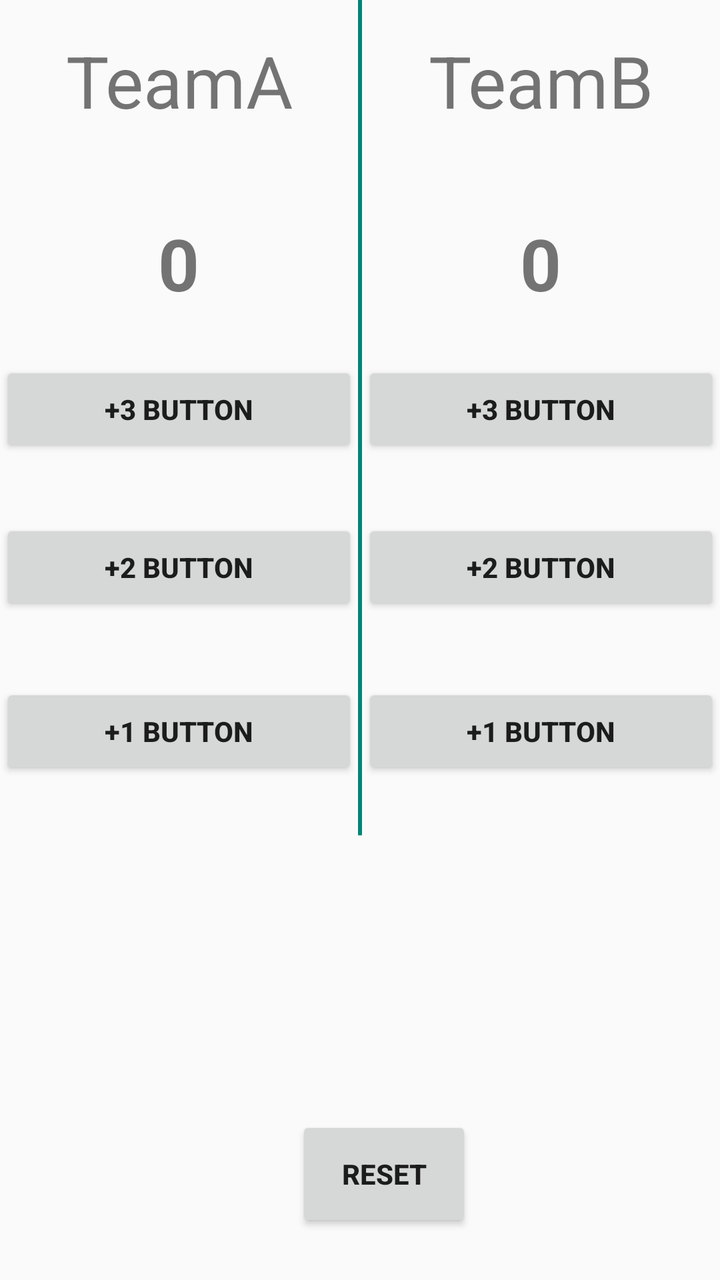
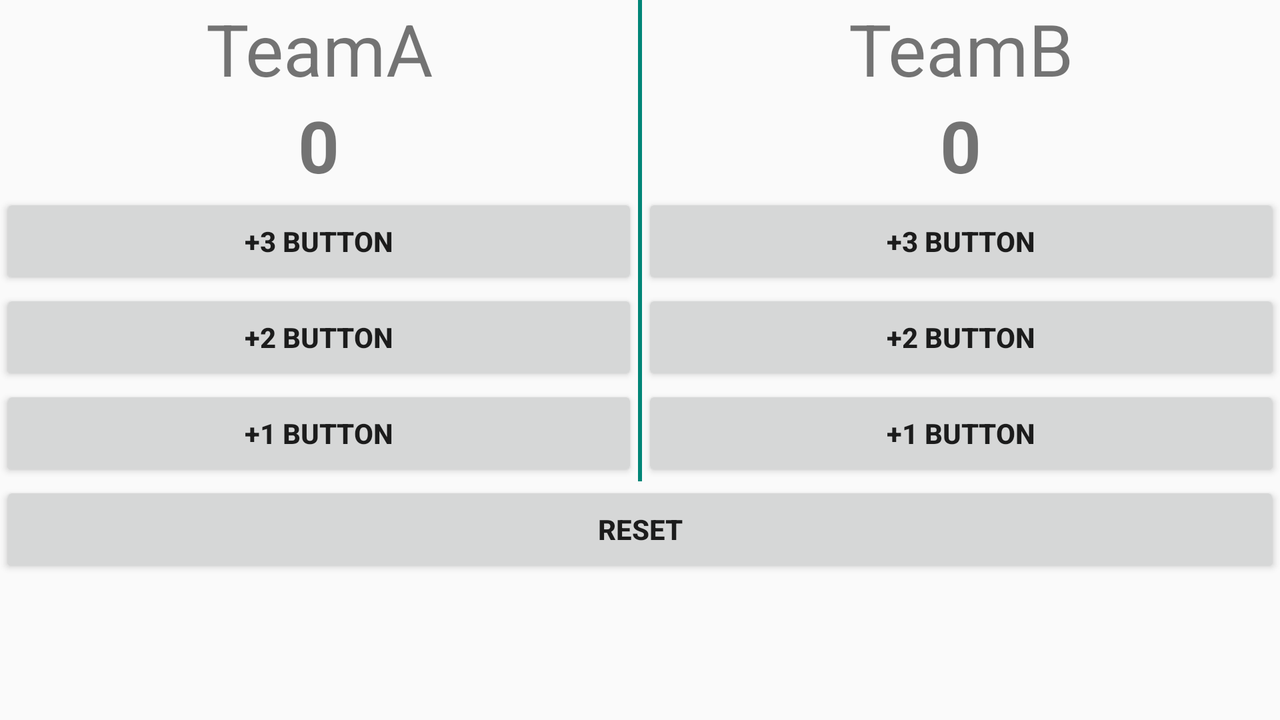

First picture: res/layout/ on a phone held upright. Second picture: the repository's own variant of that layout, on a device whose configuration matches the variant's folder. Source for both follows.
<!-- AndroidManifest.xml: application theme AppTheme -->
<!-- res/layout/activity_main2.xml -->
<?xml version="1.0" encoding="utf-8"?>
<android.support.constraint.ConstraintLayout xmlns:android="http://schemas.android.com/apk/res/android"
    xmlns:app="http://schemas.android.com/apk/res-auto"
    xmlns:tools="http://schemas.android.com/tools"
    android:layout_width="match_parent"
    android:layout_height="match_parent"
    tools:context=".Main2Activity">


    <LinearLayout
        android:layout_width="match_parent"
        android:layout_height="wrap_content"
        android:orientation="horizontal">

        <LinearLayout
            android:layout_width="match_parent"
            android:layout_height="match_parent"
            android:layout_weight="1"
            android:orientation="vertical">

            <TextView
                android:id="@+id/textView3"
                android:layout_width="match_parent"
                android:layout_height="wrap_content"
                android:layout_marginTop="16dp"
                android:layout_marginBottom="22dp"
                android:text="@string/TeamA"
                android:textAlignment="center"
                android:textSize="36sp"
                app:layout_constraintBottom_toTopOf="@+id/textView4"
                app:layout_constraintEnd_toEndOf="parent"
                app:layout_constraintStart_toStartOf="parent"
                app:layout_constraintTop_toTopOf="parent" />

            <TextView
                android:id="@+id/textView4"
                android:layout_width="match_parent"
                android:layout_height="wrap_content"
                android:layout_marginTop="21dp"
                android:layout_marginBottom="18dp"
                android:text="0"
                android:textAlignment="center"
                android:textSize="36sp"
                android:textStyle="bold"
                app:layout_constraintBottom_toTopOf="@+id/b3utton"
                app:layout_constraintEnd_toEndOf="parent"
                app:layout_constraintStart_toStartOf="parent"
                app:layout_constraintTop_toBottomOf="@+id/textView3" />

            <Button
                android:id="@+id/b3utton"
                android:layout_width="match_parent"
                android:layout_height="wrap_content"
                android:layout_marginTop="7dp"
                android:layout_marginBottom="20dp"
                android:text="@string/button3"
                android:textAlignment="center"
                android:textStyle="bold"
                app:layout_constraintBottom_toTopOf="@+id/b2utton"
                app:layout_constraintEnd_toEndOf="parent"
                app:layout_constraintStart_toStartOf="parent"
                app:layout_constraintTop_toBottomOf="@+id/textView4" />

            <Button
                android:id="@+id/b2utton"
                android:layout_width="match_parent"
                android:layout_height="wrap_content"
                android:layout_marginTop="11dp"
                android:layout_marginBottom="22dp"
                android:text="@string/button2"
                android:textAlignment="center"
                android:textStyle="bold"
                app:layout_constraintBottom_toTopOf="@+id/b1utton"
                app:layout_constraintEnd_toEndOf="parent"
                app:layout_constraintStart_toStartOf="parent"
                app:layout_constraintTop_toBottomOf="@+id/b3utton" />

            <Button
                android:id="@+id/b1utton"
                android:layout_width="match_parent"
                android:layout_height="wrap_content"
                android:layout_marginTop="12dp"
                android:layout_marginBottom="28dp"
                android:text="@string/button1"
                android:textAlignment="center"
                android:textStyle="bold"
                app:layout_constraintBottom_toTopOf="@+id/buttonSet"
                app:layout_constraintEnd_toEndOf="parent"
                app:layout_constraintStart_toStartOf="parent"
                app:layout_constraintTop_toBottomOf="@+id/b2utton" />

        </LinearLayout>

        <TextView
            android:layout_width="2dp"
            android:layout_height="match_parent"
            android:background="@color/colorPrimary"/>

        <LinearLayout
            android:layout_width="match_parent"
            android:layout_height="match_parent"
            android:layout_weight="1"
            android:orientation="vertical">

            <TextView
                android:id="@+id/textView3b"
                android:layout_width="match_parent"
                android:layout_height="wrap_content"
                android:layout_marginTop="16dp"
                android:layout_marginBottom="22dp"
                android:text="@string/TeamB"
                android:textAlignment="center"
                android:textSize="36sp"
                app:layout_constraintBottom_toTopOf="@+id/textView4"
                app:layout_constraintEnd_toEndOf="parent"
                app:layout_constraintStart_toStartOf="parent"
                app:layout_constraintTop_toTopOf="parent" />

            <TextView
                android:id="@+id/textView4b"
                android:text="0"
                android:layout_width="match_parent"
                android:layout_height="wrap_content"
                android:layout_marginTop="21dp"
                android:layout_marginBottom="18dp"
                android:textAlignment="center"
                android:textSize="36sp"
                android:textStyle="bold"
                app:layout_constraintBottom_toTopOf="@+id/b3utton"
                app:layout_constraintEnd_toEndOf="parent"
                app:layout_constraintStart_toStartOf="parent"
                app:layout_constraintTop_toBottomOf="@+id/textView3" />

            <Button
                android:id="@+id/b3uttonb"
                android:layout_width="match_parent"
                android:layout_height="wrap_content"
                android:layout_marginTop="7dp"
                android:layout_marginBottom="20dp"
                android:text="@string/button3"
                android:textAlignment="center"
                android:textStyle="bold"
                app:layout_constraintBottom_toTopOf="@+id/b2uttonb"
                app:layout_constraintEnd_toEndOf="parent"
                app:layout_constraintStart_toStartOf="parent"
                app:layout_constraintTop_toBottomOf="@+id/textView4" />

            <Button
                android:id="@+id/b2uttonb"
                android:layout_width="match_parent"
                android:layout_height="wrap_content"
                android:layout_marginTop="11dp"
                android:layout_marginBottom="22dp"
                android:text="@string/button2"
                android:textAlignment="center"
                android:textStyle="bold"
                app:layout_constraintBottom_toTopOf="@+id/b1uttonb"
                app:layout_constraintEnd_toEndOf="parent"
                app:layout_constraintStart_toStartOf="parent"
                app:layout_constraintTop_toBottomOf="@+id/b3uttonb" />

            <Button
                android:id="@+id/b1uttonb"
                android:layout_width="match_parent"
                android:layout_height="wrap_content"
                android:layout_marginTop="12dp"
                android:layout_marginBottom="28dp"
                android:text="@string/button1"
                android:textAlignment="center"
                android:textStyle="bold"
                app:layout_constraintBottom_toTopOf="@+id/buttonSet"
                app:layout_constraintEnd_toEndOf="parent"
                app:layout_constraintStart_toStartOf="parent"
                app:layout_constraintTop_toBottomOf="@+id/b2utton" />

        </LinearLayout>
    </LinearLayout>

    <Button
        android:id="@+id/buttonSet"
        android:layout_width="wrap_content"
        android:layout_height="58dp"
        android:layout_marginStart="148dp"
        android:layout_marginEnd="148dp"
        android:layout_marginBottom="24dp"
        android:text="@string/reset"
        android:textStyle="bold"
        app:layout_constraintBottom_toBottomOf="parent"
        app:layout_constraintEnd_toEndOf="parent"
        app:layout_constraintHorizontal_bias="0.0"
        app:layout_constraintStart_toStartOf="parent" />


</android.support.constraint.ConstraintLayout>
<!-- resources referenced by this layout -->
<resources>
  <color name="colorPrimary">#008577</color>
  <string name="TeamA">TeamA</string>
  <string name="TeamB">TeamB</string>
  <string name="button1">+1 Button</string>
  <string name="button2">+2 Button</string>
  <string name="button3">+3 Button</string>
  <string name="reset">RESET</string>
  <style name="AppTheme" parent="Theme.AppCompat.Light.DarkActionBar">
          
          <item name="colorPrimary">@color/colorPrimary</item>
          <item name="colorPrimaryDark">@color/colorPrimaryDark</item>
          <item name="colorAccent">@color/colorAccent</item>
      </style>
  <color name="colorPrimaryDark">#00574B</color>
  <color name="colorAccent">#c70f16</color>
</resources>
<!-- res/layout-land/activity_main2.xml (the author's variant of the layout above) -->
<!-- drawn on the phone turned sideways -->
<?xml version="1.0" encoding="utf-8"?>
<LinearLayout xmlns:android="http://schemas.android.com/apk/res/android"
    xmlns:app="http://schemas.android.com/apk/res-auto"
    xmlns:tools="http://schemas.android.com/tools"
    android:layout_width="match_parent"
    android:layout_height="match_parent"
    tools:context=".Main2Activity"
    android:orientation="vertical">


    <LinearLayout
        android:layout_width="match_parent"
        android:layout_height="wrap_content"
        android:orientation="horizontal">

        <LinearLayout
            android:layout_width="match_parent"
            android:layout_height="match_parent"
            android:layout_weight="1"
            android:orientation="vertical">
            <TextView
                android:id="@+id/textView3"
                android:layout_width="match_parent"
                android:layout_height="wrap_content"
                android:text="@string/TeamA"
                android:textAlignment="center"
                android:textSize="36sp" />
            <TextView
                android:id="@+id/textView4"
                android:layout_width="match_parent"
                android:layout_height="wrap_content"
                android:text="0"
                android:textAlignment="center"
                android:textSize="36sp"
                android:textStyle="bold" />

            <Button
                android:id="@+id/b3utton"
                android:layout_width="match_parent"
                android:layout_height="wrap_content"
                android:text="@string/button3"
                android:textAlignment="center"
                android:textStyle="bold" />

            <Button
                android:id="@+id/b2utton"
                android:layout_width="match_parent"
                android:layout_height="wrap_content"
                android:text="@string/button2"
                android:textAlignment="center"
                android:textStyle="bold" />

            <Button
                android:id="@+id/b1utton"
                android:layout_width="match_parent"
                android:layout_height="wrap_content"
                android:text="@string/button1"
                android:textAlignment="center"
                android:textStyle="bold" />



        </LinearLayout>

        <TextView
            android:layout_width="2dp"
            android:layout_height="match_parent"
            android:background="@color/colorPrimary" />

        <LinearLayout
            android:layout_width="match_parent"
            android:layout_height="match_parent"
            android:layout_weight="1"
            android:orientation="vertical">

            <TextView
                android:id="@+id/textView3b"
                android:layout_width="match_parent"
                android:layout_height="wrap_content"
                android:text="@string/TeamB"
                android:textAlignment="center"
                android:textSize="36sp" />

            <TextView
                android:id="@+id/textView4b"
                android:layout_width="match_parent"
                android:layout_height="wrap_content"
                android:text="0"
                android:textAlignment="center"
                android:textSize="36sp"
                android:textStyle="bold" />

            <Button
                android:id="@+id/b3uttonb"
                android:layout_width="match_parent"
                android:layout_height="wrap_content"
                android:text="@string/button3"
                android:textAlignment="center"
                android:textStyle="bold" />

            <Button
                android:id="@+id/b2uttonb"
                android:layout_width="match_parent"
                android:layout_height="wrap_content"
                android:text="@string/button2"
                android:textAlignment="center"
                android:textStyle="bold" />

            <Button
                android:id="@+id/b1uttonb"
                android:layout_width="match_parent"
                android:layout_height="wrap_content"
                android:text="@string/button1"
                android:textAlignment="center"
                android:textStyle="bold" />

        </LinearLayout>
    </LinearLayout>
    <LinearLayout
        android:layout_width="match_parent"
        android:layout_height="wrap_content"
        android:orientation="horizontal">
        <Button
            android:id="@+id/buttonSet"
            android:layout_width="match_parent"
            android:layout_height="wrap_content"
            android:text="@string/reset"
            android:textStyle="bold" />
    </LinearLayout>


</LinearLayout>
